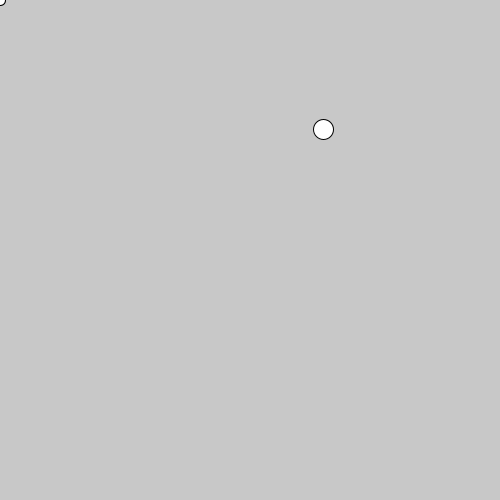
Frame 1 (no input)
Frame 60 (the mouse pressed at the canvas centre just before this capture): identical to frame 1, image omitted
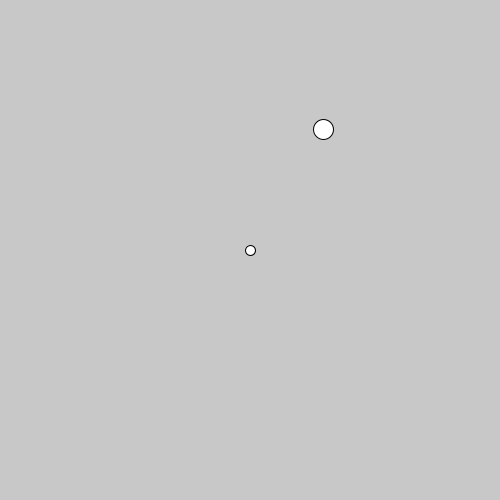
Frame 120 (the mouse held since frame 60 and released just before this capture)

The Processing sketch that drew these frames (run headless with seeded random() and noise(); from frame 60 on, the mouse is pressed at the canvas centre):

// Processing sketch: sketch_260911b_interaccion
// ── sketch_260911b_interaccion.pde
Nave nautilus;
Cometa halley;
void setup () {
  size (500, 500);
  nautilus = new Nave (mouseX, mouseY);
  halley = new Cometa (width, height);
}

void draw () {
  background(200);
  nautilus.dibujar();
  nautilus.mover(mouseX, mouseY);
  halley.dibujar();
}

// ── Cometa.pde
class Cometa {
  float x;
  float y;
  float radio;
  
  Cometa (int width, int height) {
    x = random(0, width);
    y = random(0, height);
    radio = 10;
  }
  
  void dibujar () {
    circle(x, y, 2*radio);
  }

}

// ── Nave.pde
class Nave {
  float x;
  float y;
  float radio;
  
  Nave (float mouseX, float mouseY) {
    x = mouseX;
    y = mouseY;
    radio = 5;
  }

  void dibujar () {
    circle (x, y, 2*radio);
  }

  void mover (int mouseX, int mouseY) {
    x = mouseX;
    y = mouseY;
  }

}
